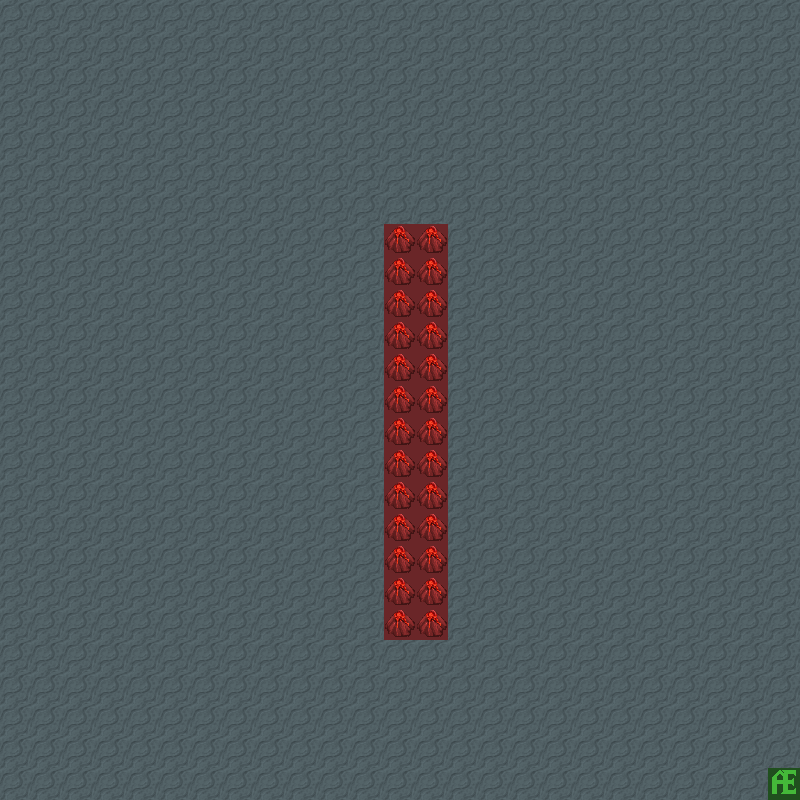

The image is a tile-based game level rendered from a .tmx file. Its description and source (layers, tilesets, objects; grid data summarised) follow:
An orthogonal 25x25 tile map with 32x32 px tiles, 1 tile layer (Rutelag 1) and 1 object.

<map version="1.2" tiledversion="1.2.2" orientation="orthogonal" renderorder="right-up" width="25" height="25" tilewidth="32" tileheight="32" infinite="0" nextlayerid="4" nextobjectid="4">
 <tileset firstgid="1" source="rutebrett.tsx" />
 <layer id="1" name="Rutelag 1" width="25" height="25">
  <data>[625 cells, 625 non-empty, 3 distinct tile ids]</data>
 </layer>
 <objectgroup id="3" name="collision">
  <object id="2" x="385" y="222" width="64" height="417" />
 </objectgroup>
</map>